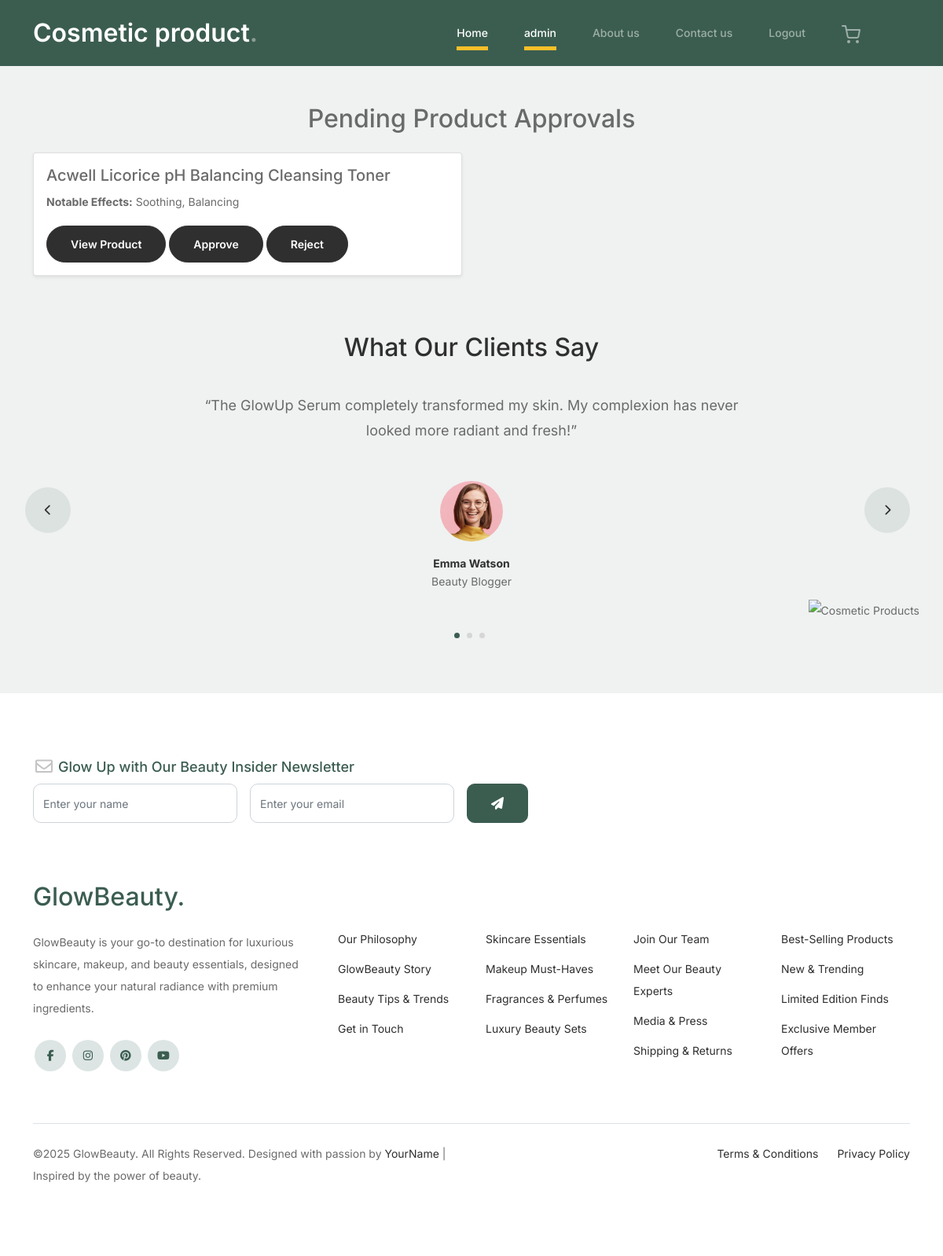
/doctor-dashboard/ (signed in), run on the app's committed database.
### doctors/models.py (models this page shows)
class ProductRecommendation(models.Model):
    user = models.ForeignKey(User, on_delete=models.CASCADE)
    product_name = models.CharField(max_length=255)
    product_href = models.URLField()
    notable_effects = models.TextField()
    doctor = models.ForeignKey(Doctor, on_delete=models.SET_NULL, null=True, blank=True)
    status_choices = [
        ('pending', 'Pending'),
        ('approved', 'Approved'),
        ('rejected', 'Rejected'),
    ]
    status = models.CharField(max_length=10, choices=status_choices, default='pending')

### doctors/views.py (the view, shortened to what this page needs)
# urls.py: path('doctor-dashboard/', views.doctor_dashboard, name='doctor_dashboard'),
@login_required
def doctor_dashboard(request):
    try:
        doctor = Doctor.objects.get(user=request.user)
    except Doctor.DoesNotExist:
        messages.error(request, "You are not registered as a doctor.")
        return redirect('home_page')  # Redirect to a relevant page
    pending_requests = ProductRecommendation.objects.filter(doctor=doctor, status='pending')
    return render(request, 'doctors/dashboard.html', {'pending_requests': pending_requests})

### doctors/templates/doctors/dashboard.html (shortened to what this page needs)
{% extends './base.html' %}
{% load static %}
{% block content %}
<div class="container mt-5">
    <h2 class="text-center mb-4">Pending Product Approvals</h2>
    {% if pending_requests %}
        <div class="row">
            {% for request in pending_requests %}
                <div class="col-md-6 mb-4">
                    <div class="card shadow-sm">
                        <div class="card-body">
                            <h5 class="card-title">{{ request.product_name }}</h5>
                            <p class="card-text"><strong>Notable Effects:</strong> {{ request.notable_effects }}</p>
                            <a href="{{ request.product_href }}" target="_blank" class="btn btn-info btn-sm">View Product</a>
                            <form method="post" class="mt-3 d-inline">
                                <button type="submit" name="action" value="approve" class="btn btn-success btn-sm">Approve</button>
                                <button type="submit" name="action" value="reject" class="btn btn-danger btn-sm">Reject</button>
                            </form>
                        </div>
                    </div>
                </div>
            {% endfor %}
        </div>
    {% else %}
        <div class="alert alert-info text-center">No pending approvals.</div>
    {% endif %}
</div>
{% endblock %}

### static/css/style.css (style rules this page uses)
body { overflow-x: hidden; position: relative; }
body { font-family: "Inter", sans-serif; font-weight: 400; line-height: 28px; color: #6a6a6a; font-size: 14px; background-color: #eff2f1; }
a { text-decoration: none; -webkit-transition: .3s all ease; -o-transition: .3s all ease; transition: .3s all ease; color: #2f2f2f; text-decoration: underline; }
.btn { font-weight: 600; padding: 12px 30px; border-radius: 30px; color: #ffffff; background: #2f2f2f; border-color: #2f2f2f; }

### data on the page
ProductRecommendation: product_name "Acwell Licorice pH Balancing Cleansing Toner", notable_effects "Soothing, Balancing"
